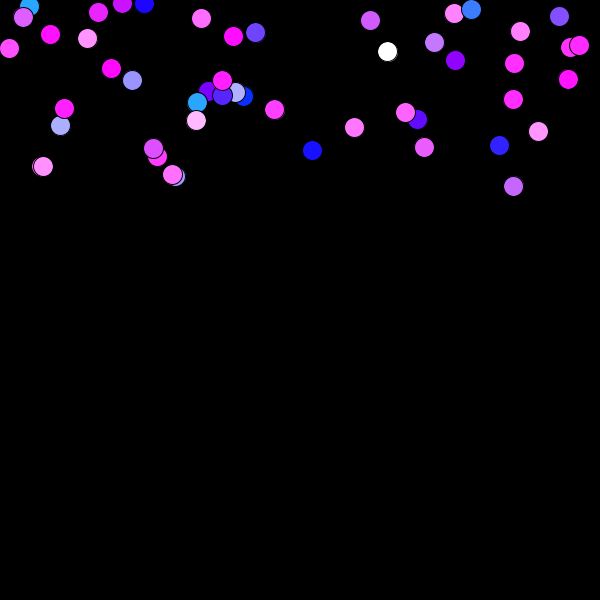
Frame 1 (no input)
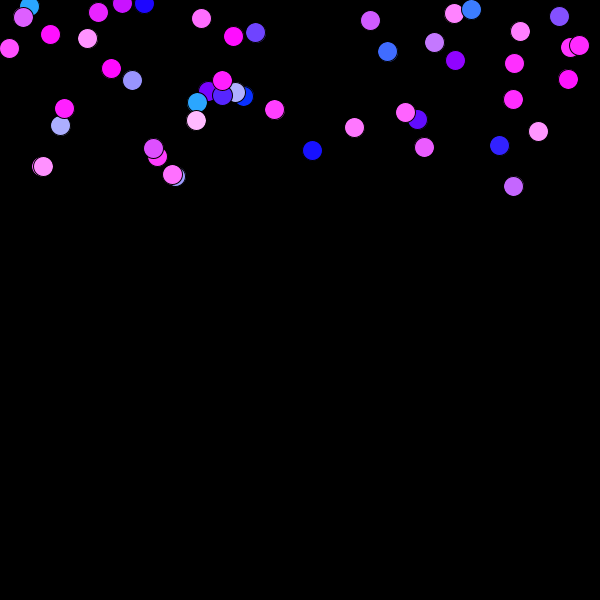
Frame 60 (the mouse pressed at the canvas centre just before this capture)
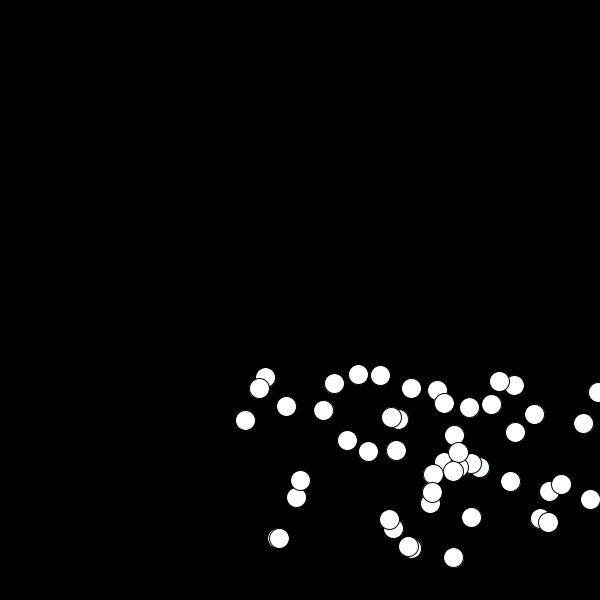
Frame 120 (the mouse held since frame 60 and released just before this capture)

The Processing sketch that drew these frames (run headless with seeded random() and noise(); from frame 60 on, the mouse is pressed at the canvas centre):

// Processing sketch: processing_105549
// ── processing_105549.pde

//DECLARE
Ball[] ballCollection = new Ball[50];  
 

void setup() {
  size(600,600);
  smooth();
  
//INITIALISE

  for(int i = 0; i < 50; i++) {
 ballCollection [i]  = new Ball(random(0,width), random(0,200));
  }
}
       
void draw(){
    background (0);
    
//CALL FUNCTIONALITY

      //ballCollection.length 
      for (int i = 0; i < 50; i++){
      ballCollection [i].run();
      } 
    
    
}

class Ball{
  
  //GLOBAL VARIABLES
  float x = 0;
  float y = 0;
  float speedX = 4;
  float speedY = 0.5;
  
 
  //CONSTRUCTORS
  Ball(float _x, float _y){
    
    x = _x;
    y = _y;
  }
  
  //FUNCTIONS
  
  void run(){
    display();
     if (mousePressed == true){
    move();
    bounce();
    gravity();
    }
  }
  
  
    void gravity(){
      speedY += 0.2; 
    }
    
    void bounce(){
        if (x > width) {
        speedX = speedX * -1;  
       }
        if (x < 0) {
        speedX = speedX * -1;  
       }
         if (y > height) {
        speedY = speedY * -1;  
       }
         if (y < 0) {
        speedY = speedY * -1;  
       }
       
    }
    
    void move(){
        
        x += speedX;
        y += speedY;  
    }
      
    void display(){
      ellipse(x,y,20,20);
      fill (x,y,255);
      
    } 
  
  
}
